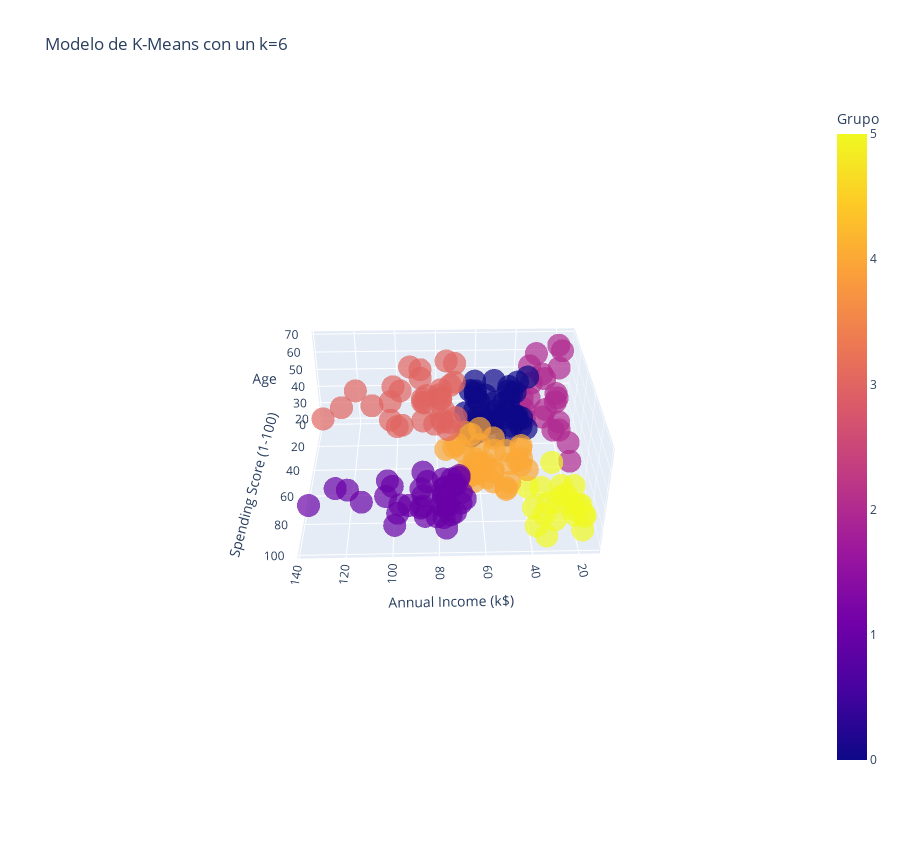

Source (notebook cell):
### Code cell
#Modelo 3D de los datos agrupados
Grafica_3D = px.scatter_3d(Datos, x='Annual Income (k$)', y='Spending Score (1-100)', z='Age', color='Grupo', symbol='Grupo', symbol_map={0: 'circle', 1: 'circle', 2: 'circle', 3: 'circle', 4: 'circle', 5: 'circle'}, opacity=0.7, width=900, height=850, title=f'Modelo de K-Means con un k={6}', labels={'label': 'Cluster'}, color_discrete_map={})
Grafica_3D.update_layout(showlegend=False)

### Figure 1 — Plotly figure (JSON) as saved in the notebook; plotly's stock layout.template omitted (floating-point values rounded to 4 significant figures)
{"data": [{"hovertemplate": "Grupo=%{marker.color}<br>Annual Income (k$)=%{x}<br>Spending Score (1-100)=%{y}<br>Age=%{z}<extra></extra>", "legendgroup": "2", "marker": {"color": [2, 2, 2, 2, 2, 2, 2, 2, 2, 2, 2, 2, 2, 2, 2, 2, 2, 2, 2, 2, 2, 2], "coloraxis": "coloraxis", "opacity": 0.7, "symbol": "circle"}, "mode": "markers", "name": "2", "scene": "scene", "showlegend": true, "type": "scatter3d", "x": [15, 16, 17, 18, 19, 19, 20, 20, 21, 23, 24, 25, 28, 28, 29, 30, 33, 33, 34, 37, 39, 39], "y": [39, 6, 40, 6, 3, 14, 15, 13, 35, 29, 35, 5, 14, 32, 31, 4, 4, 14, 17, 26, 36, 28], "z": [19, 20, 31, 35, 64, 67, 58, 37, 35, 52, 35, 46, 54, 45, 40, 60, 53, 49, 42, 36, 48, 49]}, {"hovertemplate": "Grupo=%{marker.color}<br>Annual Income (k$)=%{x}<br>Spending Score (1-100)=%{y}<br>Age=%{z}<extra></extra>", "legendgroup": "5", "marker": {"color": [5, 5, 5, 5, 5, 5, 5, 5, 5, 5, 5, 5, 5, 5, 5, 5, 5, 5, 5, 5, 5, 5], "coloraxis": "coloraxis", "opacity": 0.7, "symbol": "circle"}, "mode": "markers", "name": "5", "scene": "scene", "showlegend": true, "type": "scatter3d", "x": [15, 16, 17, 18, 19, 19, 20, 20, 21, 23, 24, 25, 28, 28, 29, 30, 33, 33, 34, 37, 38, 39], "y": [81, 77, 76, 94, 72, 99, 77, 79, 66, 98, 73, 73, 82, 61, 87, 73, 92, 81, 73, 75, 92, 65], "z": [21, 23, 22, 23, 30, 35, 24, 22, 20, 35, 25, 31, 29, 35, 23, 21, 18, 21, 30, 20, 24, 24]}, {"hovertemplate": "Grupo=%{marker.color}<br>Annual Income (k$)=%{x}<br>Spending Score (1-100)=%{y}<br>Age=%{z}<extra></extra>", "legendgroup": "0", "marker": {"color": [0, 0, 0, 0, 0, 0, 0, 0, 0, 0, 0, 0, 0, 0, 0, 0, 0, 0, 0, 0, 0, 0, 0, 0, 0, 0, 0, 0, 0, 0, 0, 0, 0, 0, 0, 0, 0, 0, 0, 0, 0, 0, 0, 0], "coloraxis": "coloraxis", "opacity": 0.7, "symbol": "circle"}, "mode": "markers", "name": "0", "scene": "scene", "showlegend": true, "type": "scatter3d", "x": [38, 40, 42, 43, 43, 43, 44, 44, 46, 46, 47, 47, 48, 48, 48, 49, 49, 50, 50, 54, 54, 54, 54, 54, 54, 54, 57, 58, 59, 60, 60, 61, 62, 62, 62, 63, 63, 63, 63, 63, 65, 65, 67, 67], "y": [35, 55, 52, 60, 45, 41, 50, 46, 46, 56, 52, 59, 51, 50, 48, 55, 42, 49, 56, 47, 53, 42, 51, 41, 44, 46, 58, 46, 55, 49, 47, 42, 48, 59, 56, 50, 46, 43, 48, 52, 43, 59, 43, 57], "z": [65, 50, 49, 59, 50, 47, 51, 69, 53, 70, 67, 54, 63, 43, 68, 70, 47, 60, 60, 59, 45, 49, 57, 67, 46, 48, 55, 50, 68, 48, 47, 48, 49, 67, 49, 66, 54, 68, 66, 65, 63, 49, 51, 50]}, {"hovertemplate": "Grupo=%{marker.color}<br>Annual Income (k$)=%{x}<br>Spending Score (1-100)=%{y}<br>Age=%{z}<extra></extra>", "legendgroup": "4", "marker": {"color": [4, 4, 4, 4, 4, 4, 4, 4, 4, 4, 4, 4, 4, 4, 4, 4, 4, 4, 4, 4, 4, 4, 4, 4, 4, 4, 4, 4, 4, 4, 4, 4, 4, 4, 4, 4, 4, 4], "coloraxis": "coloraxis", "opacity": 0.7, "symbol": "circle"}, "mode": "markers", "name": "4", "scene": "scene", "showlegend": true, "type": "scatter3d", "x": [39, 40, 40, 40, 42, 43, 46, 46, 48, 48, 48, 54, 54, 54, 54, 54, 57, 58, 59, 60, 60, 60, 60, 61, 62, 62, 62, 63, 64, 64, 65, 65, 67, 67, 69, 70, 72, 76], "y": [61, 47, 42, 42, 60, 54, 51, 55, 59, 59, 47, 54, 48, 52, 55, 57, 55, 60, 41, 40, 42, 52, 50, 49, 41, 55, 42, 54, 42, 46, 48, 50, 56, 40, 58, 29, 34, 40], "z": [31, 27, 29, 31, 33, 31, 27, 19, 18, 19, 32, 26, 40, 23, 38, 21, 22, 34, 18, 40, 32, 24, 27, 20, 23, 26, 21, 19, 38, 19, 18, 19, 27, 38, 40, 23, 25, 28]}, {"hovertemplate": "Grupo=%{marker.color}<br>Annual Income (k$)=%{x}<br>Spending Score (1-100)=%{y}<br>Age=%{z}<extra></extra>", "legendgroup": "1", "marker": {"color": [1, 1, 1, 1, 1, 1, 1, 1, 1, 1, 1, 1, 1, 1, 1, 1, 1, 1, 1, 1, 1, 1, 1, 1, 1, 1, 1, 1, 1, 1, 1, 1, 1, 1, 1, 1, 1, 1, 1], "coloraxis": "coloraxis", "opacity": 0.7, "symbol": "circle"}, "mode": "markers", "name": "1", "scene": "scene", "showlegend": true, "type": "scatter3d", "x": [69, 70, 71, 71, 71, 72, 73, 73, 74, 75, 76, 77, 77, 78, 78, 78, 78, 78, 78, 79, 81, 85, 86, 87, 87, 87, 88, 88, 93, 97, 98, 99, 101, 103, 103, 113, 120, 126, 137], "y": [91, 77, 95, 75, 75, 71, 88, 73, 72, 93, 87, 97, 74, 90, 88, 76, 89, 78, 73, 83, 93, 75, 95, 63, 75, 92, 86, 69, 90, 86, 88, 97, 68, 85, 69, 91, 79, 74, 83], "z": [39, 31, 40, 38, 39, 31, 29, 32, 35, 32, 32, 28, 32, 34, 39, 38, 27, 30, 30, 29, 31, 36, 33, 32, 28, 36, 30, 27, 35, 32, 29, 30, 28, 36, 32, 38, 35, 32, 30]}, {"hovertemplate": "Grupo=%{marker.color}<br>Annual Income (k$)=%{x}<br>Spending Score (1-100)=%{y}<br>Age=%{z}<extra></extra>", "legendgroup": "3", "marker": {"color": [3, 3, 3, 3, 3, 3, 3, 3, 3, 3, 3, 3, 3, 3, 3, 3, 3, 3, 3, 3, 3, 3, 3, 3, 3, 3, 3, 3, 3, 3, 3, 3, 3], "coloraxis": "coloraxis", "opacity": 0.7, "symbol": "circle"}, "mode": "markers", "name": "3", "scene": "scene", "showlegend": true, "type": "scatter3d", "x": [71, 71, 71, 73, 73, 74, 75, 77, 77, 78, 78, 78, 78, 79, 81, 85, 86, 87, 87, 87, 88, 88, 93, 97, 98, 99, 101, 103, 103, 113, 120, 126, 137], "y": [35, 11, 9, 5, 7, 10, 5, 12, 36, 22, 17, 20, 16, 35, 5, 26, 20, 27, 13, 10, 13, 15, 14, 32, 15, 39, 24, 17, 23, 8, 16, 28, 18], "z": [43, 59, 47, 20, 44, 19, 57, 25, 48, 34, 43, 44, 47, 56, 19, 50, 42, 36, 40, 36, 52, 58, 59, 37, 46, 41, 54, 41, 34, 33, 47, 45, 32]}], "layout": {"coloraxis": {"colorbar": {"title": {"text": "Grupo"}}, "colorscale": [[0, "#0d0887"], [0.1111, "#46039f"], [0.2222, "#7201a8"], [0.3333, "#9c179e"], [0.4444, "#bd3786"], [0.5556, "#d8576b"], [0.6667, "#ed7953"], [0.7778, "#fb9f3a"], [0.8889, "#fdca26"], [1, "#f0f921"]]}, "height": 850, "legend": {"title": {"text": "Grupo"}, "tracegroupgap": 0}, "scene": {"aspectmode": "auto", "aspectratio": {"x": 1.439, "y": 1.133, "z": 0.6135}, "camera": {"center": {"x": 0, "y": 0, "z": 0}, "eye": {"x": 0.08368, "y": 3.39, "z": 2.367}, "projection": {"type": "perspective"}, "up": {"x": 0, "y": 0, "z": 1}}, "domain": {"x": [0, 1], "y": [0, 1]}, "xaxis": {"title": {"text": "Annual Income (k$)"}, "type": "linear"}, "yaxis": {"title": {"text": "Spending Score (1-100)"}, "type": "linear"}, "zaxis": {"title": {"text": "Age"}, "type": "linear"}}, "showlegend": false, "title": {"text": "Modelo de K-Means con un k=6"}, "width": 900}}
